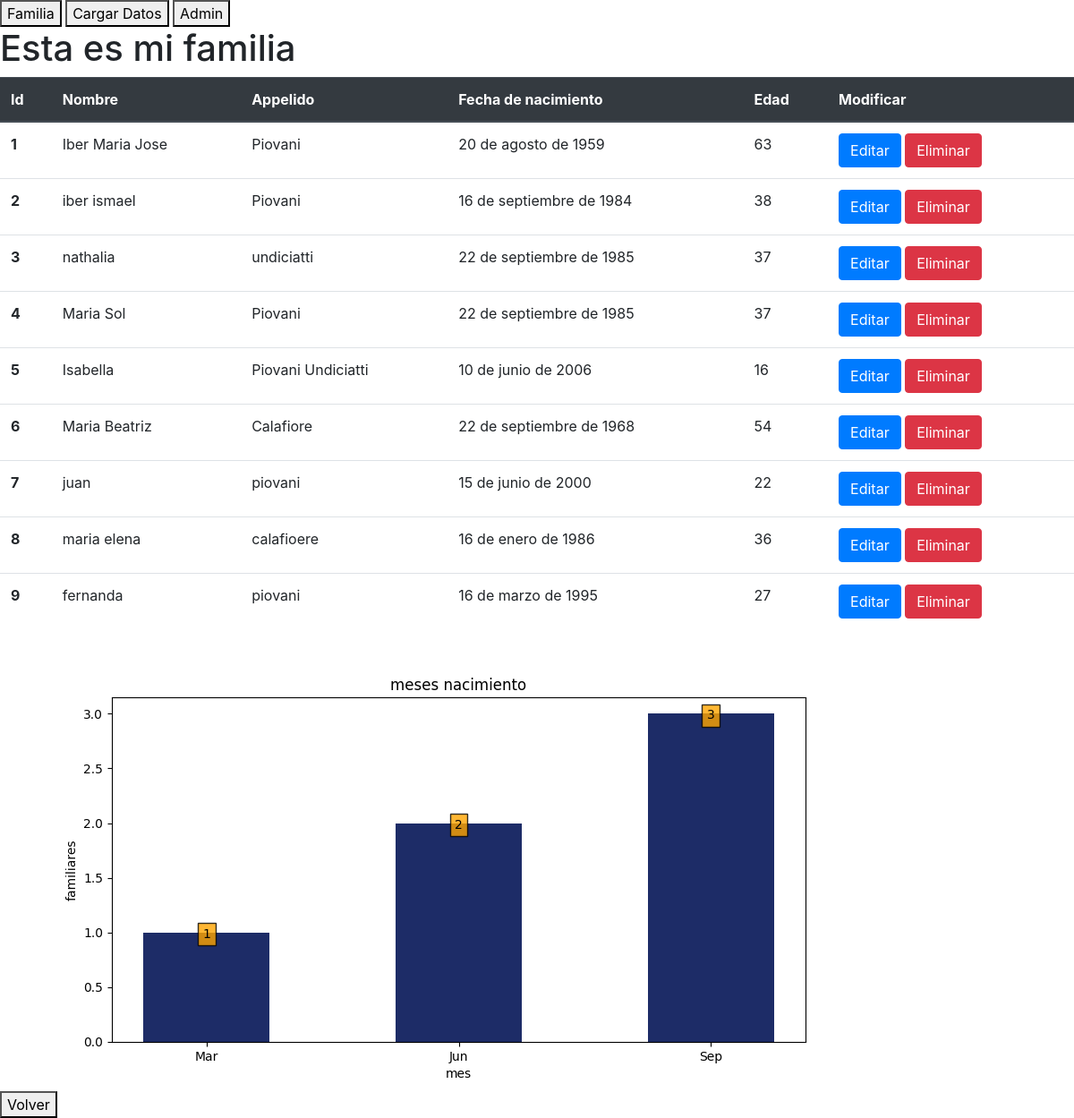
Before: /familia_app/familia/ with the older database file.
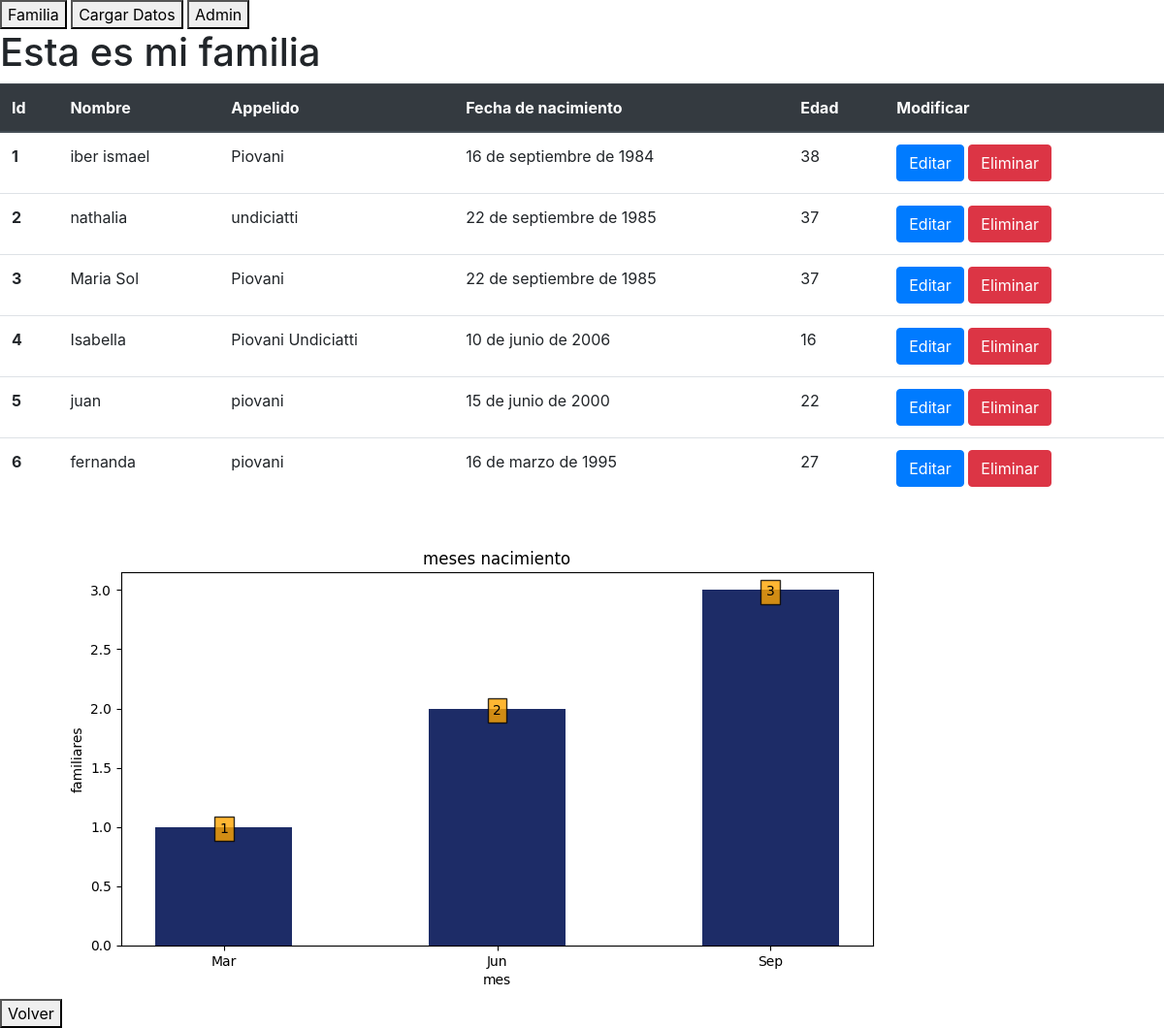
After: the same page with the newer database file.
### arbolFamiliarApp/models.py (models this page shows, shortened)
class Familia(models.Model):
    nombre = models.CharField(max_length=50)
    apellido = models.CharField(max_length=50)
    fecha_de_nacimiento = models.DateField()

### arbolFamiliarApp/views.py (the view)
# urls.py: path("familia/", familia, name="familia"),
def familia(request):
    lista_familia = Familia.objects.all()
    documento = {"lista_familia": lista_familia}
    return render(request, "familia.html", documento)

### arbolFamiliarApp/templatetags/edad.py (called while the page is built)
@register.simple_tag
def edad(pariente):
    año_nacimiento = pariente.fecha_de_nacimiento.year
    return datetime.datetime.today().year - año_nacimiento

### arbolFamiliarApp/templates/familia.html (shortened to what this page needs)
{% load sass_tags %} {% load edad %} {%load static %}
<!DOCTYPE html>
<html lang="en">
  <head>
    <link
      rel="stylesheet"
      href="https://maxcdn.bootstrapcdn.com/bootstrap/4.5.2/css/bootstrap.min.css"
    />
    <link
      href="{% sass_src 'familia.scss' %}"
      rel="stylesheet"
      type="text/css"
    />
  </head>
  <body>
    {% include 'index.html' %}
    <h1>Esta es mi familia</h1>
    <div class="familia">
      <table class="table">
        <thead class="thead-dark">
          <tr>
            <th scope="col">Id</th>
            <th scope="col">Nombre</th>
            <th scope="col">Appelido</th>
            <th scope="col">Fecha de nacimiento</th>
            <th scope="col">Edad</th>
            <th scope="col">Modificar</th>
          </tr>
        </thead>
        <tbody>
          {% for pariente in lista_familia %}
          <tr>
            <th scope="row">{{ forloop.counter }}</th>
            <td>{{ pariente.nombre }}</td>
            <td>{{ pariente.apellido }}</td>
            <td>{{ pariente.fecha_de_nacimiento }}</td>
            {% edad pariente as edad %}
            <td>{{ edad }}</td>
            <td>
              <a href="">
                <button class="btn btn-primary">Editar</button>
              </a>
              <a href="{% url 'eliminar_familiar' pariente.id %}">
                <button class="btn btn-danger">Eliminar</button>
              </a>
            </td>
          </tr>
          {%endfor%}
        </tbody>
      </table>
      {% include 'grafico.html'%}
    </div>
    <button
      class="boton-volver"
      onclick="location.href='{% url 'index' %}'"
      type="button"
    >
      Volver
    </button>
  </body>
</html>

### arbolFamiliarApp/templates/index.html (shortened to what this page needs)
{% load sass_tags %} {%load static %}
<!DOCTYPE html>
<html lang="en">
  <head>
    <link href="{% sass_src 'index.scss' %}" rel="stylesheet" type="text/css" />
    <link
      rel="stylesheet"
      href="https://maxcdn.bootstrapcdn.com/bootstrap/4.5.2/css/bootstrap.min.css"
    />
    <html lang="en">
      <head>
      </head>
      <body>
        <div class="inicio">
          <button
            class="boton-inicio"
            onclick="location.href='{% url 'familia' %}'"
            type="button"
          >
            Familia
          </button>
          <button
            class="boton-inicio"
            onclick="location.href='{% url 'cargar_familia' %}'"
            type="button"
          >
            Cargar Datos
          </button>
          <button
            class="boton-inicio"
            onclick="location.href='/admin/'"
            type="button"
          >
            Admin
          </button>
        </div>
      </body>
    </html>
  </head>
</html>

### arbolFamiliarApp/templates/grafico.html (shortened to what this page needs)
{% load sass_tags %} {% load grafico_edades %} {%load static %}
<!DOCTYPE html>
<html lang="en">
  <head>
    <link
      href="{% sass_src 'grafico.scss' %}"
      rel="stylesheet"
      type="text/css"
    />
  </head>
  <body>
    <div>
      <img src="{% static 'img/grafico.png' %}" />
    </div>
  </body>
</html>

Changed rows visible on the page:
removed Familia: nombre "Iber Maria Jose", apellido "Piovani", fecha_de_nacimiento "20 de agosto de 1959", edad "63"
removed Familia: nombre "Maria Beatriz", apellido "Calafiore", fecha_de_nacimiento "22 de septiembre de 1968", edad "54"
removed Familia: nombre "maria elena", apellido "calafioere", fecha_de_nacimiento "16 de enero de 1986", edad "36"
